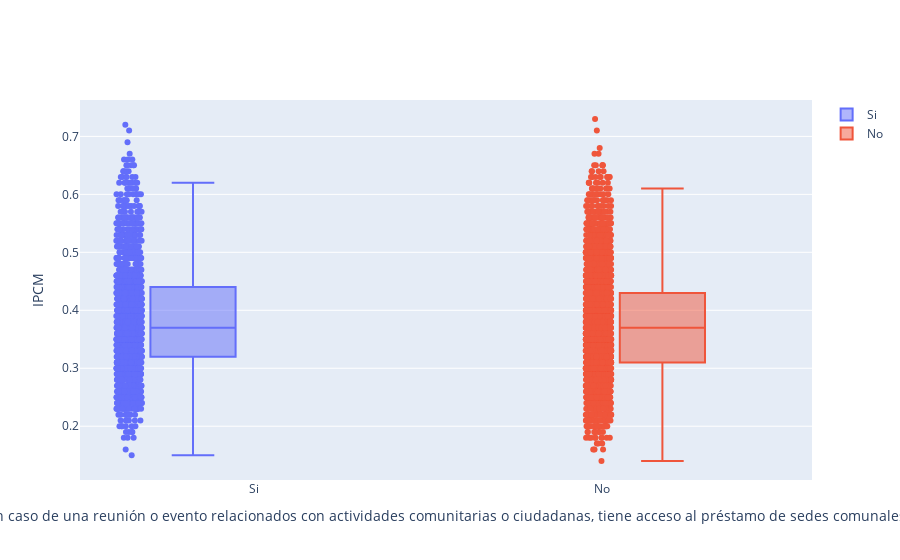

Write notebook code for a chart like this one.
### Code cell
caja0 = go.Box(
    y=Individuos[Individuos['I_23'] == "Si"]['IPCM'],
    x=Individuos[Individuos['I_23'] == "Si"]['I_23'],
    name='Si', boxpoints="all"
    )

caja1 = go.Box(
    y=Individuos[Individuos['I_23'] == "No"]['IPCM'],
    x=Individuos[Individuos['I_23'] == "No"]['I_23'],
    name='No', boxpoints="all"
    )
    
data = [caja0, caja1]

layout = go.Layout(
    yaxis=dict(
        title='IPCM',
        zeroline=False
    ),
    xaxis=dict(
        title='En caso de una reunión o evento relacionados con actividades comunitarias o ciudadanas, tiene acceso al préstamo de sedes comunales'
    ),
    boxmode='group'
)
fig = go.Figure(data=data, layout=layout)

py.iplot(fig, filename='I_41-Box')
# fig.show(renderer='colab')

### Figure 1 — Plotly figure (JSON) as saved in the notebook; plotly's stock layout.template omitted (floating-point values rounded to 4 significant figures; data arrays with more than 128 entries replaced by an {"elided": "..."} marker saying what was removed)
{"data": [{"boxpoints": "all", "name": "Si", "type": "box", "x": {"elided": "1762 str values"}, "y": {"elided": "1762 float values"}}, {"boxpoints": "all", "name": "No", "type": "box", "x": {"elided": "3302 str values"}, "y": {"elided": "3302 float values"}}], "layout": {"boxmode": "group", "xaxis": {"title": {"text": "En caso de una reunión o evento relacionados con actividades comunitarias o ciudadanas, tiene acceso al préstamo de sedes comunales"}}, "yaxis": {"title": {"text": "IPCM"}, "zeroline": false}}}
